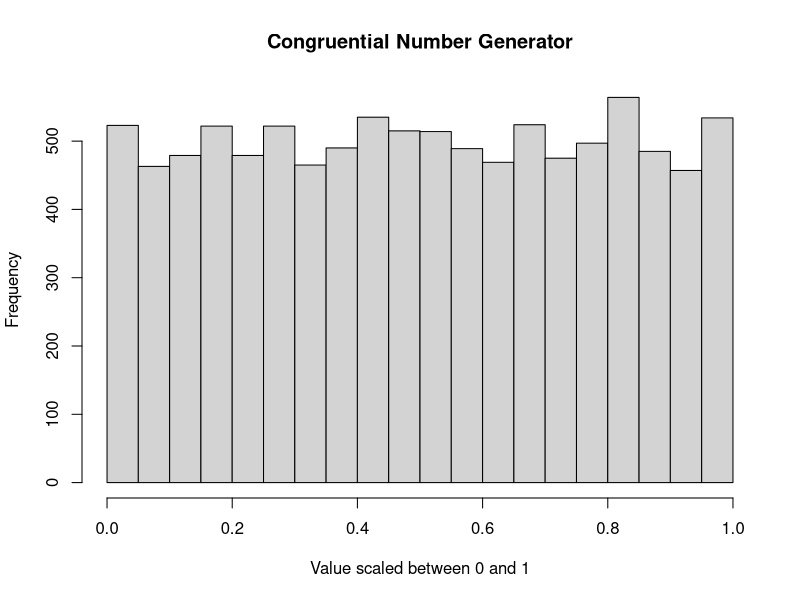
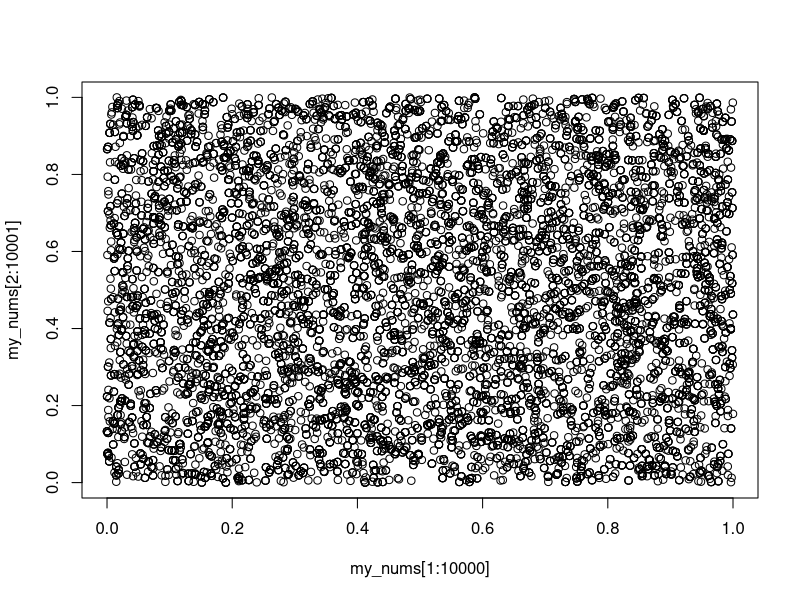
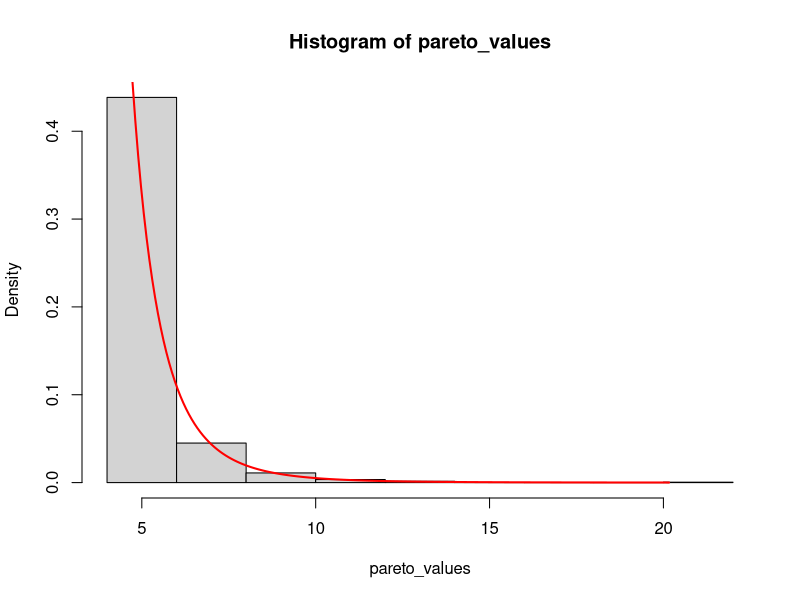
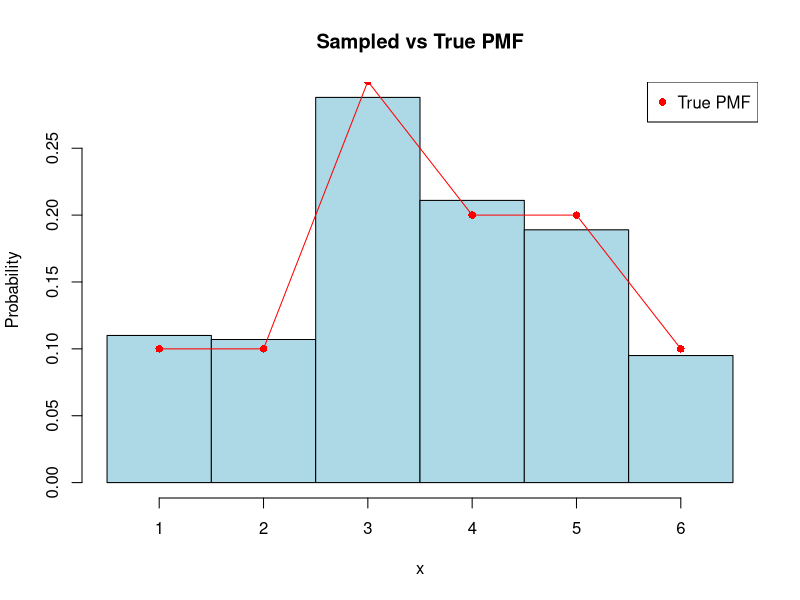

The R source for these figures, in order: (Note: this script raises an error after producing the figures.)
# (Question 1)
#Linear CRNG

rm(list=ls())
set.seed(41497475)

#Congruential Number Generation Function
congruential <- function(n,a,c,m,seed){ 
  rvec <- c(seed)
  xim1 <- seed
  for (i in 1:n){
    xi <- (a * xim1 + c) %% m
    rvec <- c(rvec, xi)
    xim1 <- xi
  }
  return(rvec)
}

#Generating numbers Congruently and scaling them to be between 0 and 1
my_nums <- congruential(10000, 1103515245, 12345, 2^26, 41497475) / 2^26

#Generated numbers showing approximate uniform distribution
hist(my_nums,
     main = "Congruential Number Generator", 
     xlab = "Value scaled between 0 and 1")

plot(my_nums[1:10000], my_nums[2:10001])

#-------------------------------------------------------------------------------

#Question 2b)

#Inverse sampling function using Pareto Distribution
inverse_pareto_sample <- function(n, a, b){
  u <- my_nums[1:n]
  x_vals <- a / ((1 - u)^(1/b))
  return(x_vals)
}

#Generating values using a = 4, b = 5
pareto_values <- inverse_pareto_sample(1000, 4, 5)

#2c)

#Plotting the generated pareto distribution
hist(pareto_values, prob=TRUE) 

#Creating line 
x_vals <- seq(4, max(pareto_values), length.out = 200)
pdf_vals <- (5 * 4^5) / (x_vals^(5 + 1))
lines(x_vals, pdf_vals, col = "red", lwd = 2) 

#-------------------------------------------------------------------------------

#3a)

n <- 1000
u <- my_nums[1:n]
x <- numeric(n)
prob_vec <- c(0.1, 0.1, 0.3, 0.2, 0.2, 0.1)

for (i in 1:n) {
  j <- 1
  x[i] <- 1
  f <- prob_vec[j]
  while (u[i] > f) {
    j <- j + 1
    f <- f + prob_vec[j]
    x[i] <- x[i] + 1
  }
}

#3b)

hist(x,
     breaks = seq(0.5, 6.5, 1),
     probability = TRUE,
     col = "lightblue",
     xlab = "x",
     ylab = "Probability",
     main = "Sampled vs True PMF")      

points(1:6, prob_vec, pch = 16, col = "red")  
lines(1:6, prob_vec, col = "red")
legend("topright", legend = "True PMF", col = "red", pch = 16)

#-------------------------------------------------------------------------------

#4a)

trials = 10
p = 0.7
n = 1000

u <- my_nums[1:n]

prob_vec <- numeric(trials + 1) 
for (k in 0:trials) {
  prob_vec[k + 1] <- choose(trials, k) * p^k * (1 - p)^(trials - k)
}

x <- numeric(n)

for (i in 1:n) {
  j <- 1
  x[i] <- 0
  f <- prob_vec[j]
  while (u[i] > f) {
    j <- j + 1
    f <- f + prob_vec[j]
    x[i] <- x[i] + 1
  }
}

#4b)

hist(x, breaks = seq(-0.5, trials + 0.5, 1), freq = FALSE,
     main = "Simulated Binomial with True PMF", xlab = "x", ylim = c(0, max(true_pmf)))
true_pmf <- dbinom(0:trials, trials, p)
lines(0:trials, true_pmf, type = "b", col = "red", pch = 19)

#-------------------------------------------------------------------------------

#5a)


